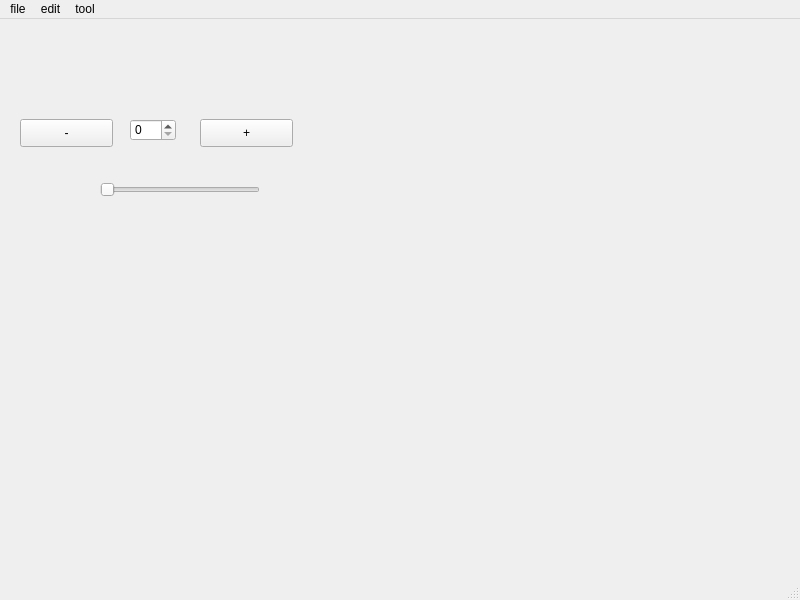
<?xml version="1.0" encoding="UTF-8"?>
<ui version="4.0">
 <class>MyMainWindow</class>
 <widget class="QMainWindow" name="MyMainWindow">
  <property name="geometry">
   <rect>
    <x>0</x>
    <y>0</y>
    <width>800</width>
    <height>600</height>
   </rect>
  </property>
  <property name="windowTitle">
   <string>MainWindow</string>
  </property>
  <widget class="QWidget" name="centralwidget">
   <widget class="QSlider" name="horizontalSlider">
    <property name="geometry">
     <rect>
      <x>100</x>
      <y>160</y>
      <width>160</width>
      <height>22</height>
     </rect>
    </property>
    <property name="orientation">
     <enum>Qt::Horizontal</enum>
    </property>
   </widget>
   <widget class="QSpinBox" name="spinBox">
    <property name="geometry">
     <rect>
      <x>130</x>
      <y>100</y>
      <width>46</width>
      <height>22</height>
     </rect>
    </property>
   </widget>
   <widget class="QPushButton" name="pushButton">
    <property name="geometry">
     <rect>
      <x>20</x>
      <y>100</y>
      <width>93</width>
      <height>28</height>
     </rect>
    </property>
    <property name="text">
     <string>-</string>
    </property>
   </widget>
   <widget class="QPushButton" name="pushButton_2">
    <property name="geometry">
     <rect>
      <x>200</x>
      <y>100</y>
      <width>93</width>
      <height>28</height>
     </rect>
    </property>
    <property name="text">
     <string>+</string>
    </property>
   </widget>
  </widget>
  <widget class="QMenuBar" name="menubar">
   <property name="geometry">
    <rect>
     <x>0</x>
     <y>0</y>
     <width>800</width>
     <height>26</height>
    </rect>
   </property>
   <widget class="QMenu" name="menufile">
    <property name="title">
     <string>file</string>
    </property>
    <addaction name="actionnew_file"/>
    <addaction name="actionopen_file"/>
    <addaction name="actionsave_file"/>
   </widget>
   <widget class="QMenu" name="menuedit">
    <property name="title">
     <string>edit</string>
    </property>
    <addaction name="actioncopy"/>
    <addaction name="actionpast"/>
   </widget>
   <widget class="QMenu" name="menutool">
    <property name="title">
     <string>tool</string>
    </property>
    <addaction name="actionfresh"/>
   </widget>
   <addaction name="menufile"/>
   <addaction name="menuedit"/>
   <addaction name="menutool"/>
  </widget>
  <widget class="QStatusBar" name="statusbar"/>
  <action name="actionnew_file">
   <property name="text">
    <string>new file</string>
   </property>
  </action>
  <action name="actionopen_file">
   <property name="text">
    <string>open file</string>
   </property>
  </action>
  <action name="actionsave_file">
   <property name="text">
    <string>save file</string>
   </property>
  </action>
  <action name="actioncopy">
   <property name="text">
    <string>copy</string>
   </property>
  </action>
  <action name="actionpast">
   <property name="text">
    <string>past</string>
   </property>
  </action>
  <action name="actionfresh">
   <property name="icon">
    <iconset resource="resource.qrc">
     <normaloff>:/icon/res/refresh.png</normaloff>:/icon/res/refresh.png</iconset>
   </property>
   <property name="text">
    <string>fresh</string>
   </property>
   <property name="shortcut">
    <string>Alt+Shift+D</string>
   </property>
  </action>
 </widget>
 <resources>
  <include location="resource.qrc"/>
 </resources>
 <connections>
  <connection>
   <sender>pushButton</sender>
   <signal>clicked()</signal>
   <receiver>spinBox</receiver>
   <slot>stepDown()</slot>
   <hints>
    <hint type="sourcelabel">
     <x>74</x>
     <y>142</y>
    </hint>
    <hint type="destinationlabel">
     <x>150</x>
     <y>139</y>
    </hint>
   </hints>
  </connection>
  <connection>
   <sender>pushButton_2</sender>
   <signal>clicked()</signal>
   <receiver>spinBox</receiver>
   <slot>stepUp()</slot>
   <hints>
    <hint type="sourcelabel">
     <x>257</x>
     <y>134</y>
    </hint>
    <hint type="destinationlabel">
     <x>169</x>
     <y>142</y>
    </hint>
   </hints>
  </connection>
  <connection>
   <sender>spinBox</sender>
   <signal>valueChanged(int)</signal>
   <receiver>horizontalSlider</receiver>
   <slot>setValue(int)</slot>
   <hints>
    <hint type="sourcelabel">
     <x>159</x>
     <y>137</y>
    </hint>
    <hint type="destinationlabel">
     <x>162</x>
     <y>189</y>
    </hint>
   </hints>
  </connection>
 </connections>
</ui>
